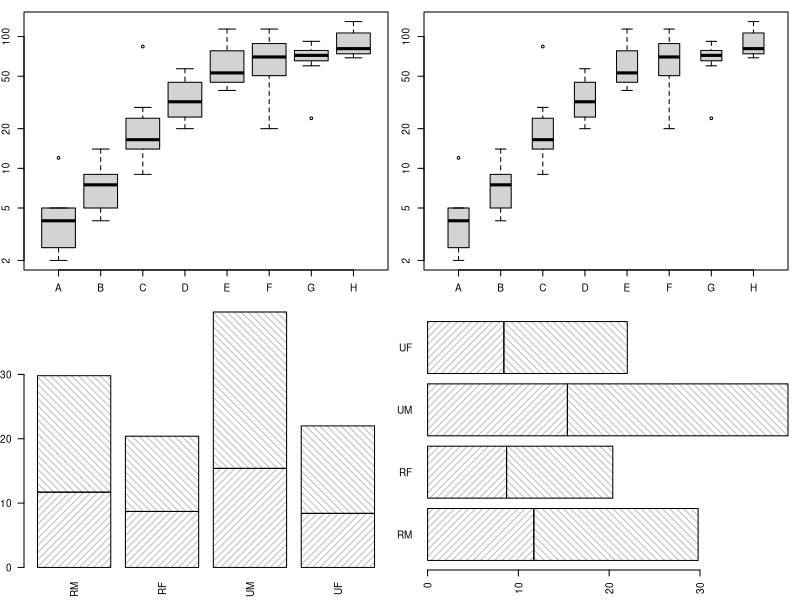

The R script that drew this image:
par(mfrow=c(2, 2), mar=c(2.5, 2, 1, 1), cex=0.6)
boxplot(decrease ~ treatment, data = OrchardSprays,
        log = "y", col="light gray")
boxplot(decrease ~ treatment, data = OrchardSprays,
        log = "y", col="light gray", 
        boxwex=0.5)

par(las=2, xpd=NA)
barplot(VADeaths[1:2,], angle = c(45, 135), 
        density = 20, col = "gray",
        names=c("RM", "RF", "UM", "UF"))
barplot(VADeaths[1:2,], angle = c(45, 135), 
        density = 20, col = "gray",
        names=c("RM", "RF", "UM", "UF"),
        horiz=TRUE)
